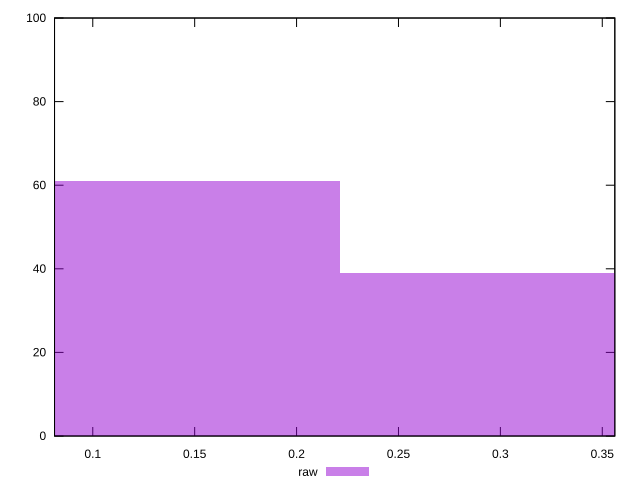

Recreate this plot in gnuplot.
reset

$raw <<EOF
0.14738861301807696 61
0.2947772260361539 39
EOF

set key outside below
set boxwidth 0.14738861301807696
set xrange [0.08123592585952022:0.35615926571629913]
set yrange [0:100]
set trange [0:100]
set style fill transparent solid 0.5 noborder
set terminal svg size 640, 490 enhanced background rgb 'white'
set output "report_00014_2021-02-09T15:56:05.503Z/meta/pScore/samples/pages/raw/histogram.svg"

plot $raw title "raw" with boxes

reset
